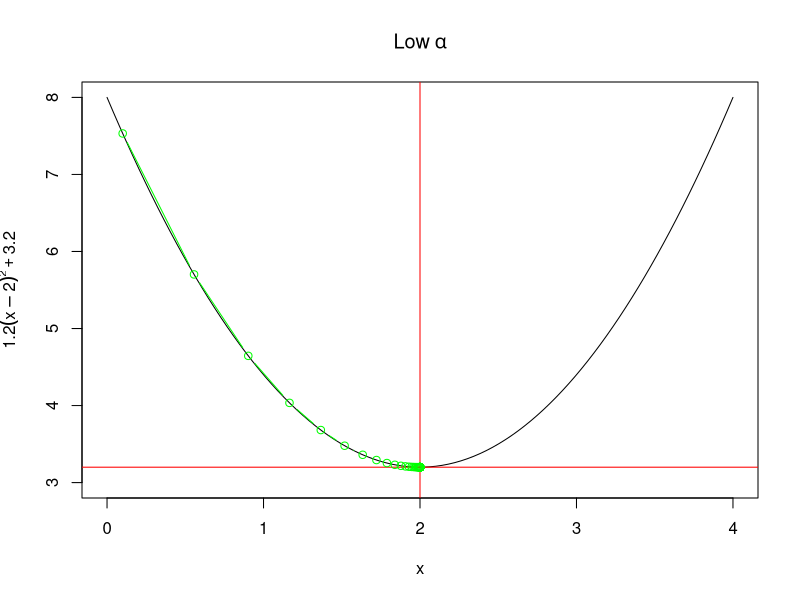
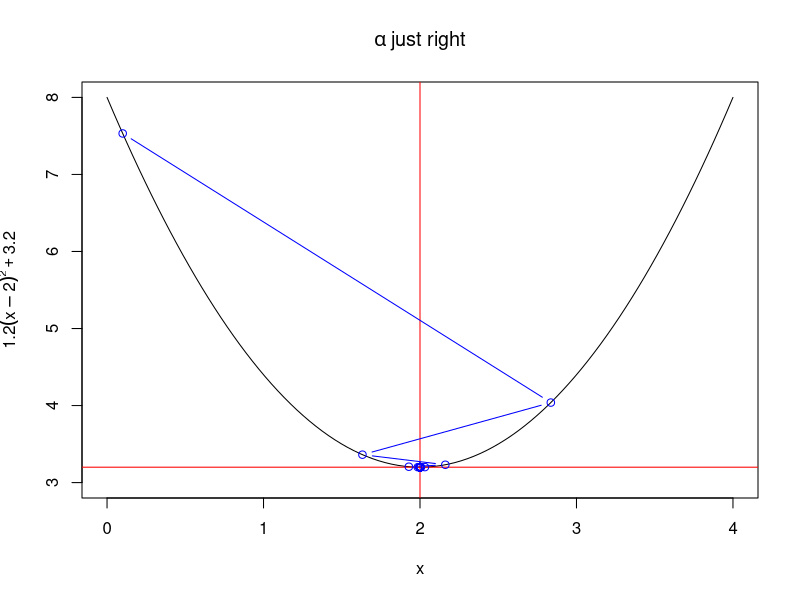
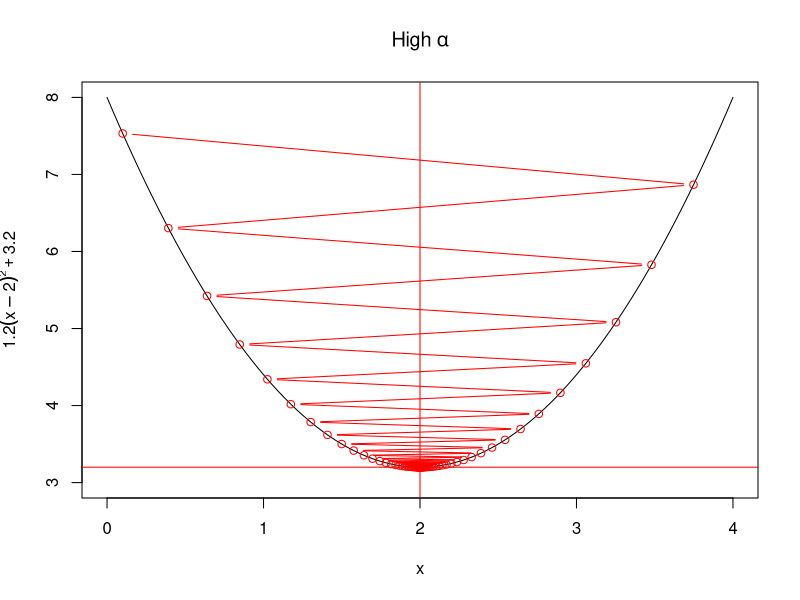
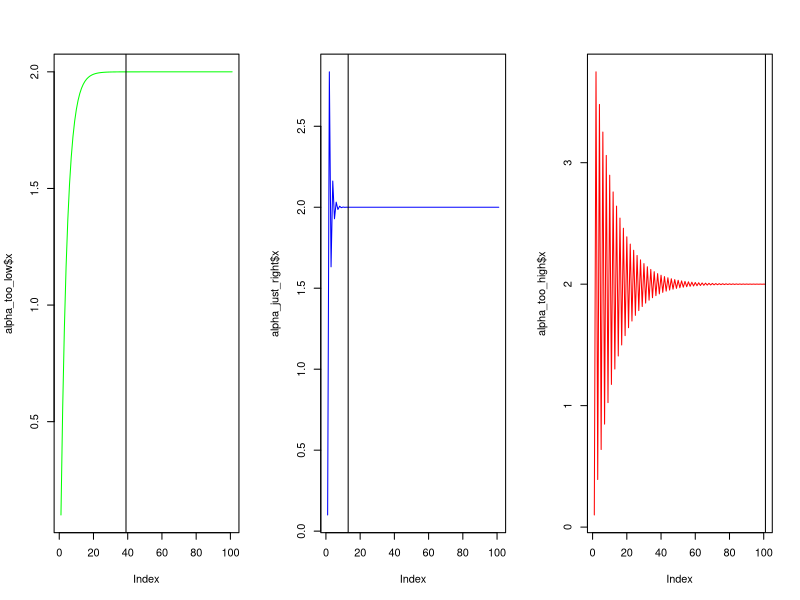

Write R code to recreate these figures, in order.
## ---- chunk 1
library(dplyr)
library(magrittr)
knitr::opts_chunk$set(
  message = FALSE, 
  warning = FALSE
  )

## ---- chunk 2

library(dplyr)
library(magrittr)
library(ggplot2)


xs <- seq(0,4,len = 100) # create some values
 
# define the function we want to optimize
 
f <-  function(x) {
  1.2 * (x-2)^2 + 3.2
  }

# plot the function 

create_plot <- function(title) {
  plot(
    ylim = c(3,8),
    x = xs,
    y = f(xs), 
    type = "l", 
    ylab = expression(1.2(x-2)^2 + 3.2),
    xlab = "x",
    main = title
    )
  
  abline(
    h = 3.2,
    v = 2, 
    col = "red", 
    type = 2
    )
  
}

# J(theta)

cost <- function(x){
  1.2 * 2 * (x-2)
}
 

## ---- chunk 3
 
# gradient descent implementation

grad <- function(x = 0.1, alpha = 0.6, j = 1000) {
  
  xtrace <- x
  ftrace <- f(x)
  
  for (i in 1:j) {
    
    x <- x - alpha * cost(x)
    
    xtrace <- c(xtrace,x)
    ftrace <- c(ftrace,f(x))
    
    }
  
  data.frame(
    "x" = xtrace,
    "f_x" = ftrace
    )
  }
  
## ---- chunk 4

create_plot(expression(Low~alpha))

with(
  alpha_too_low <- grad(
    x = 0.1, # initialisation of x
    alpha = 0.1, # learning rate
    j = 100 # iterations
    ),
  points(
    x, 
    f_x, 
    type = "b", 
    col = "green"
    )
  )

create_plot(expression(alpha~just~right))

with(
  alpha_just_right <- grad(
    x = 0.1, # initialisation of x
    alpha = 0.6, # learning rate
    j = 100 # iterations
    ),
  points(
    x, 
    f_x, 
    type = "b", 
    col = "blue"
    )
  )


create_plot(expression(High~alpha))

with(
  alpha_too_high <- grad(
    x = 0.1, # initialisation of x
    alpha = 0.8, # learning rate
    j = 100 # iterations
    ),
  points(
    x, 
    f_x, 
    type = "b", 
    col = "red"
    )
  )

## ---- chunk 5
par(mfrow=c(1,3))

plot(alpha_too_low$x, type = "l",col = "green")
abline(v = (round(alpha_too_low$x,4) != 2) %>% which %>% length)

plot(alpha_just_right$x, type = "l",col = "blue")
abline(v = (round(alpha_just_right$x,4) != 2) %>% which %>% length)

plot(alpha_too_high$x, type = "l", col = "red")
abline(v = (round(alpha_too_high$x,4) != 2) %>% which %>% length)

